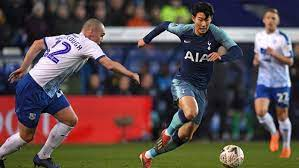
#> input picture soccer.jpg, 299 x 168 px, found by its file name
$ python 2_6.py
#> lines starting #> are read from the running program, lines starting #| are printed output that depends on the picture
import cv2 as cv
import sys

img = cv.imread('soccer.jpg')
#> img is the input picture: shape (168, 299, 3); mean B, G, R 76.4, 76.5, 90.6

print(type(img))
#| <class 'numpy.ndarray'>

if img is None:
    sys.exit('파일 없음')

cv.rectangle(img,(200,70),(100,50),(0,0,255),2)
# (이미지파일, 좌표1, 좌표2, 색상, 두께)

cv.putText(img,'soccer',(100,40),cv.FONT_HERSHEY_SIMPLEX,1,(255,0,0),2)
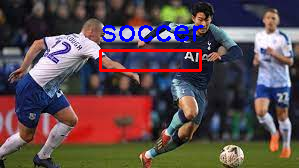
#> img: shape (168, 299, 3); mean B, G, R 76.9, 73.8, 91.5

cv.imshow("hi",img)

cv.waitKey()
cv.destroyAllWindows()

$ run again, with apple.jpg copied over soccer.jpg
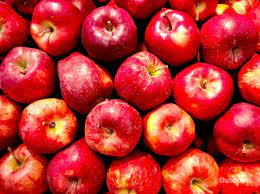
#> input picture apple.jpg, 260 x 194 px, found by its file name
#> img is the input picture: shape (194, 260, 3); mean B, G, R 46, 48.6, 188.7
#| <class 'numpy.ndarray'>
#> `cv.putText(img,'soccer',(100,40),cv.FONT_HERSHEY_SIMPLEX,1,(255,0,0),2)`:
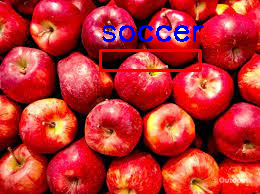
#> img: shape (194, 260, 3); mean B, G, R 47.9, 47, 187.5
